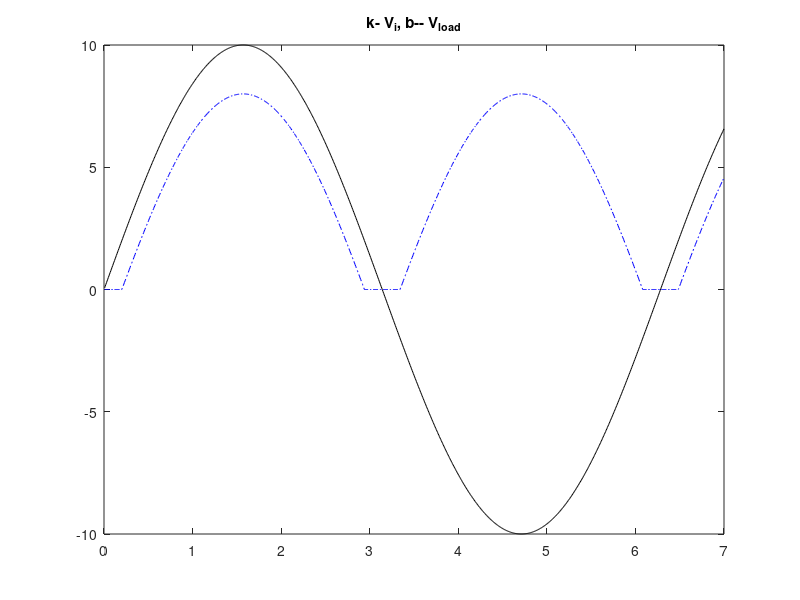
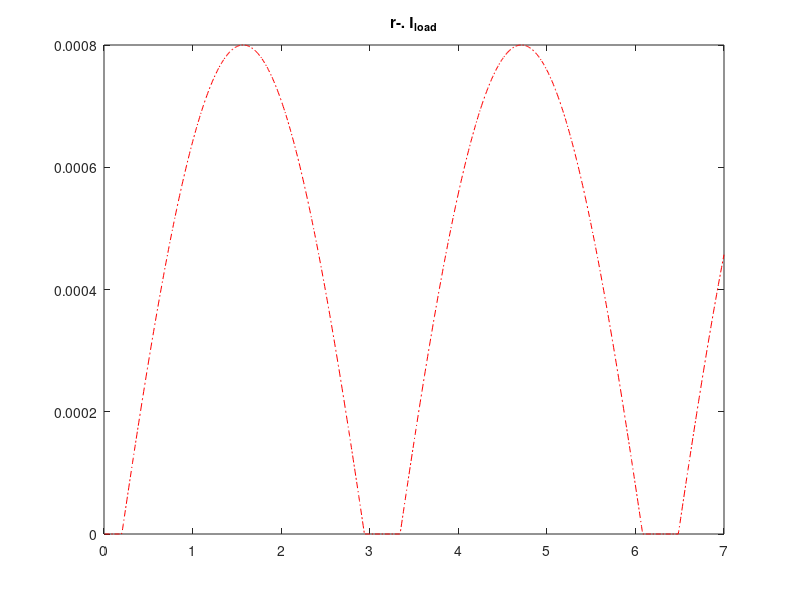
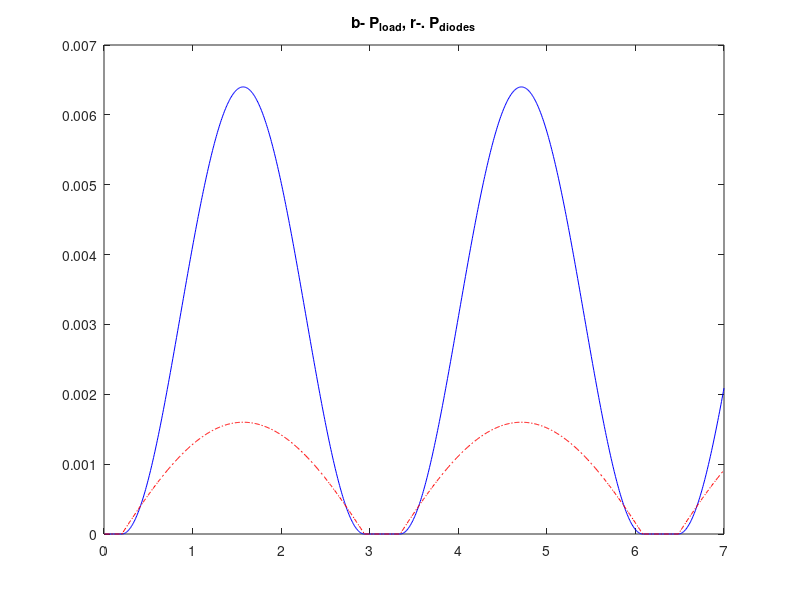
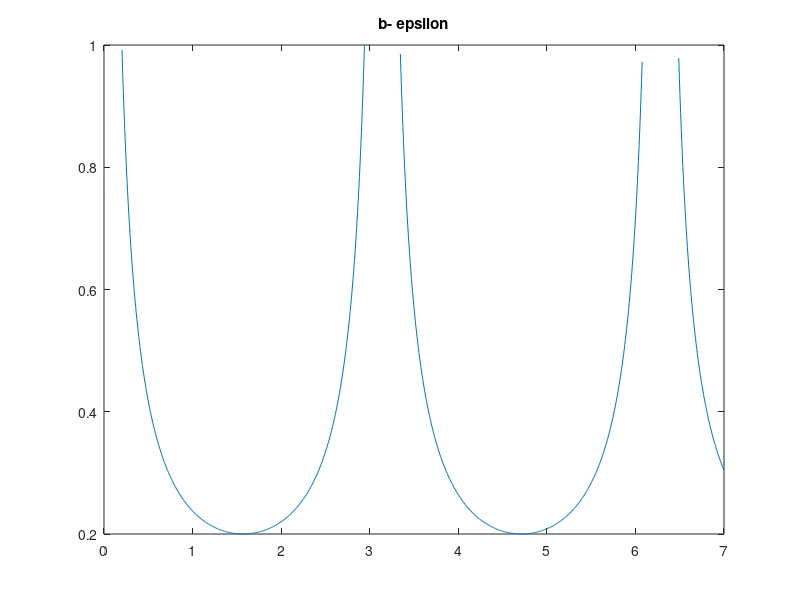

These figures' MATLAB source, in order:
% script RR_Ex10_13_full_wave_rectifier
clear, close all, R=10000; Tmax=7;
N=1000; for i=1:N
  omega_t(i)=i*Tmax/N;
  V_i(i)=10*sin(omega_t(i));
  if abs(V_i(i))<2; V_load(i)=0;
  else V_load(i)=abs(V_i(i))-2; end
  I_load(i)=V_load(i)/R;
  P_load(i)=V_load(i)*I_load(i);
  P_diodes(i)=2*I_load(i);
  epsilon(i)=P_diodes(i)/(P_load(i)+P_diodes(i));
end
figure(1), plot(omega_t,V_i,'k-'),  hold on
           plot(omega_t,V_load,'b-.'), title('k- V_i, b-- V_{load}')
figure(2), plot(omega_t,I_load,'r-.'), title('r-. I_{load}'),
figure(3), plot(omega_t,P_load,'b-'), hold on 
           plot(omega_t,P_diodes,'r-.'), title('b- P_{load}, r-. P_{diodes}')
figure(4); plot(omega_t,epsilon), title('b- epsilon')
